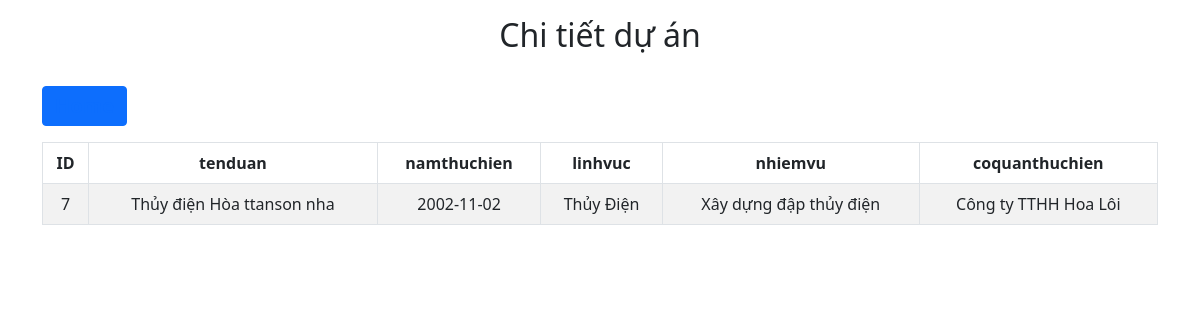
The app's page /index.php?controller=manage&action=detail&id=7 with its own data.
### tables this page shows
CREATE TABLE `duan` (
  `maduan` int(11) NOT NULL,
  `tenduan` varchar(100) DEFAULT NULL,
  `namthuchien` date DEFAULT NULL,
  `linhvuc` varchar(100) DEFAULT NULL,
  `nhiemvu` varchar(1000) DEFAULT NULL,
  `coquanthuchien` varchar(100) DEFAULT NULL
);

### src/controller/ManageController.php (called while the page is built, shortened)
<?php
    require_once 'src/models/ManageModels.php';
    class ManageController {
        public function detail() {
            $id = $_GET['id'];
            $bloods  = new Blood();
            $blood = $bloods->getBloodById($id);
            require_once("src/views/manage/detail.php");
        }
    }
?>

### index.php (called while the page is built, shortened)
<?php
$action = isset($_GET['action']) ? $_GET['action'] : 'index';
$object = new $classController();
    $object->$action();
?>

### src/models/ManageModels.php (called while the page is built, shortened)
<?php
    class Blood {
        public function connectDb() {
            $connection = mysqli_connect(DB_HOST,DB_USERNAME, DB_PASSWORD, DB_NAME);
            return $connection;
        }
        public function getBloodById($id = null) {
            $connection = $this->connectDb();
            $querySelect = "SELECT * FROM duan WHERE maduan=$id";
            $results = mysqli_query($connection, $querySelect);
            $blood = [];
            if (mysqli_num_rows($results) > 0) {
                $bloods = mysqli_fetch_all($results, MYSQLI_ASSOC);
                $blood = $bloods[0];
            }
            return $blood;
        }
    }
 ?>

### src/views/manage/detail.php (the view, shortened to what this page needs)
<!DOCTYPE html>
<html lang="en">
<head>
    <link href="https://cdn.jsdelivr.net/npm/bootstrap@5.0.2/dist/css/bootstrap.min.css" rel="stylesheet">
</head>
<body>
    <div class="container contact">
    <h2 class="text-center my-3">Chi tiết dự án</h2>
    <button class="btn btn-primary my-3">
        <a href="index.php?controller=manage&action=index">Home</a>
    </button>
    <div class="">
        <table id="recordListing" class="table text-center table-bordered table-striped">
            <thead>
                <tr>
                    <th>ID</th>
                    <th>tenduan</th>
                    <th>namthuchien</th>
                    <th>linhvuc</th>
                    <th>nhiemvu</th>
                    <th>coquanthuchien</th>
                </tr>
            </thead>
            <?php if (!empty($blood)): ?>
            <tr>
                <td><?php echo $blood['maduan'] ?></td>
                <td><?php echo $blood['tenduan'] ?></td>
                <td><?php echo $blood['namthuchien'] ?></td>
                <td><?php echo $blood['linhvuc'] ?></td>
                <td><?php echo $blood['nhiemvu'] ?></td>
                <td><?php echo $blood['coquanthuchien'] ?></td>
            <?php else: ?>
            <tr>
                <td colspan="2">KHông có dữ liệu</td>
            </tr>
            <?php endif; ?>
        </table>
    </div>
</body>
</html>

### src/views/manage/detail.php (style rules this page uses)
a { display: inline-block; text-decoration: none; font-size: 20px; font-weight: bold; line-height: 25px; }

### records on screen
duan: maduan "7", tenduan "Thủy điện Hòa ttanson nha", namthuchien "2002-11-02", linhvuc "Thủy Điện", nhiemvu "Xây dựng đập thủy điện", coquanthuchien "Công ty TTHH Hoa Lôi"
